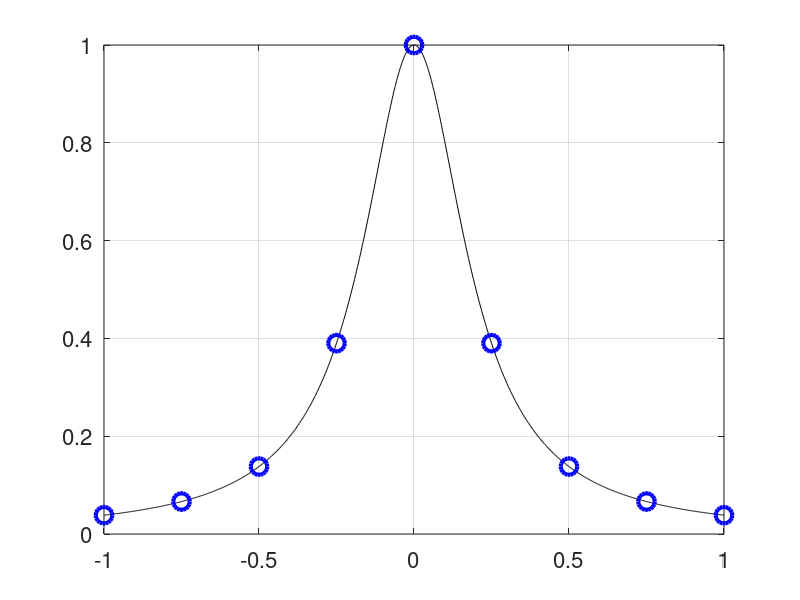
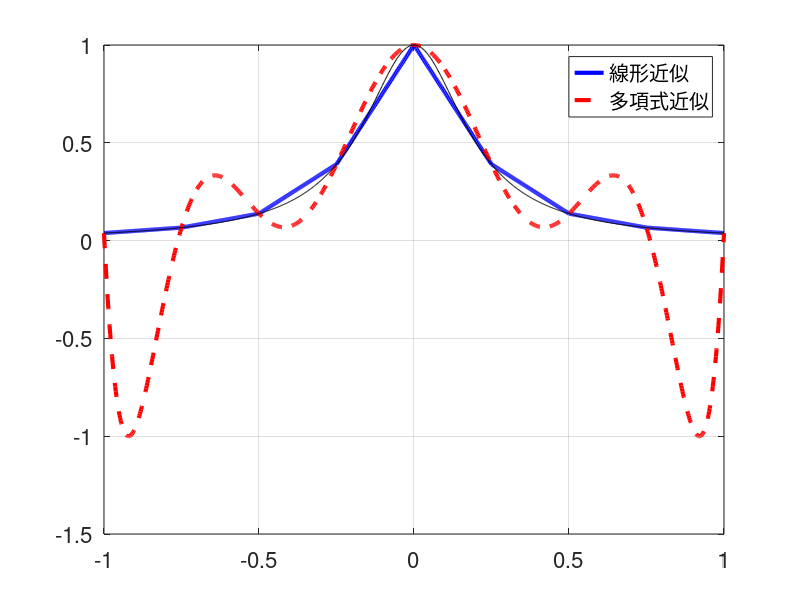

The MATLAB source for these figures, in order: (Note: this script raises an error after producing the figures.)
%% 
close all;

%% DATA POINTS
xmin = -1;
xmax = 1;
nxd = 9;
xd = linspace(xmin,xmax,nxd)';
yd = 1./(1+25*xd.^2);
nx = 1001;
x0 = linspace(xmin,xmax,nx)';
y0 = 1./(1+25*x0.^2);

figure;
plot(x0, y0, 'k-');
hold on;
plot(xd, yd, 'o', 'color', 'blue', 'MarkerSize', 12, 'linewidth', 3);
grid on;
set(gca,'Fontsize',16);
saveas (gcf,'Fig_data.eps','epsc2');

%% MATLAB関数を使った内挿

x1 = linspace(xmin,xmax,nx)';
y1 = zeros(nx, 1);

for i = 1:nx
    y1(i, 1) = interp1(xd, yd, x1(i), 'linear', 'extrap');
end

%% ordinary polynomial
X = ones(nxd,1);
X2 = ones(nx,1);
x2 = x1;
for i = 1:nxd-1
    X = [X xd.^i];
    X2 = [X2 x2.^i];
end
% ordinary least squares
b = (X'*X)\(X'*yd);
y2 = X2*b;

figure;
plot(x1, y1, '-', 'color', 'blue', 'linewidth', 3);
hold on;
plot(x2, y2, '--', 'color', 'red', 'linewidth', 3);
plot(x0, y0, 'k-');
legend('線形近似', '多項式近似', 'Location', 'NorthEast');
grid on;
set(gca,'Fontsize',16);
saveas (gcf,'Fig_interp.eps','epsc2');

%% Chebyshev polynomial
xcheb = polygrid(xmin,xmax,nxd);
ycheb = 1./(1+25*xcheb.^2);
T = polybas(xmin,xmax,nxd,xcheb);
theta = T\ycheb;

x3 = x1;
T3 = polybas(xmin,xmax,nxd,x3);
% fitting polynomial
y3 = T3*theta;

figure;
plot(x3, y3, '-', 'color', 'blue', 'linewidth', 3); hold('on');
hold on;
plot(x0, y0, 'k-');
%legend('多項式近似', 'Location', 'NorthEast');
grid on;
set(gca,'Fontsize',16);
saveas (gcf,'Fig_cheb.eps','epsc2');

return;
